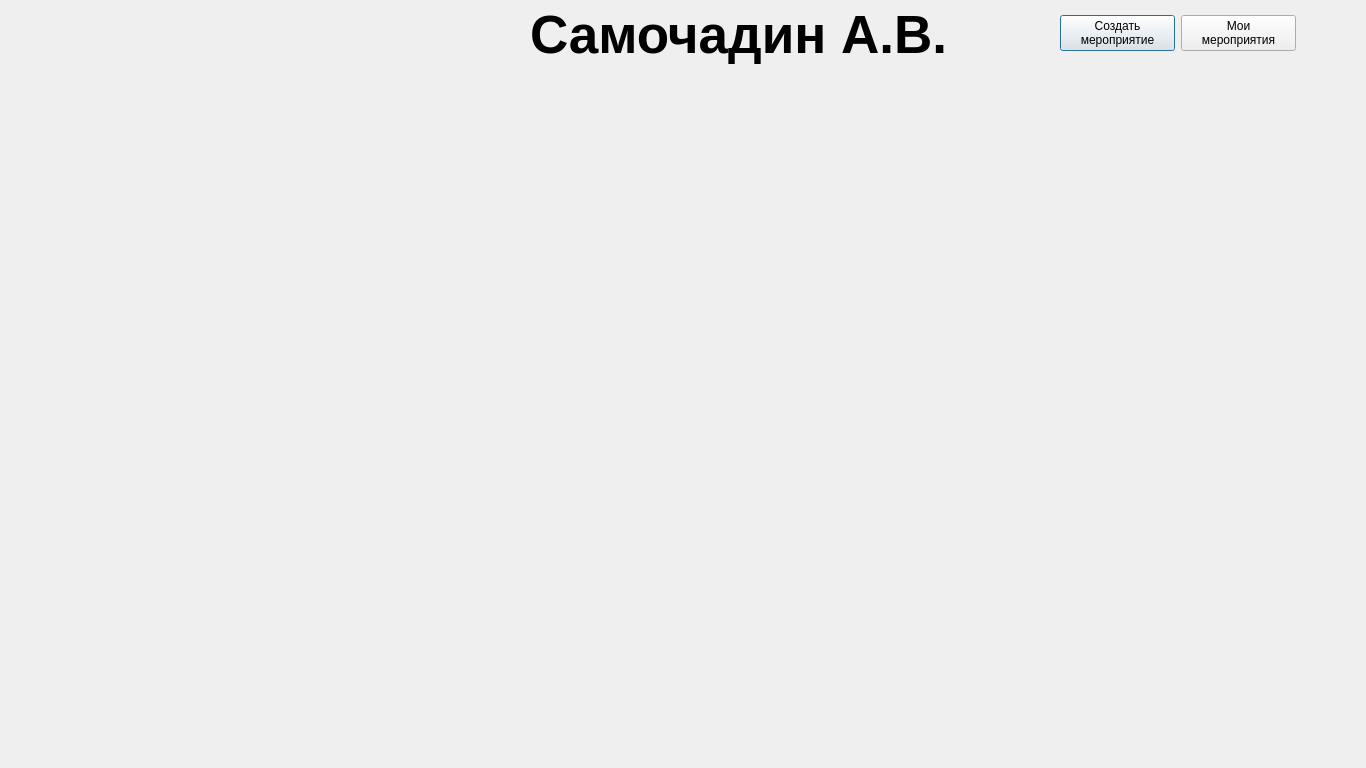
<?xml version="1.0" encoding="UTF-8"?>
<ui version="4.0">
 <class>samochadin_a_v</class>
 <widget class="QDialog" name="samochadin_a_v">
  <property name="geometry">
   <rect>
    <x>0</x>
    <y>0</y>
    <width>1366</width>
    <height>768</height>
   </rect>
  </property>
  <property name="windowTitle">
   <string>Samochadin_a_v</string>
  </property>
  <widget class="QLabel" name="label">
   <property name="geometry">
    <rect>
     <x>-50</x>
     <y>0</y>
     <width>1366</width>
     <height>768</height>
    </rect>
   </property>
   <property name="text">
    <string/>
   </property>
  </widget>
  <widget class="QLabel" name="label_2">
   <property name="geometry">
    <rect>
     <x>530</x>
     <y>0</y>
     <width>421</width>
     <height>71</height>
    </rect>
   </property>
   <property name="font">
    <font>
     <pointsize>40</pointsize>
     <weight>75</weight>
     <bold>true</bold>
    </font>
   </property>
   <property name="text">
    <string>&lt;html&gt;&lt;head/&gt;&lt;body&gt;&lt;p&gt;&lt;span style=&quot; color:#000000;&quot;&gt;Самочадин А.В.&lt;/span&gt;&lt;/p&gt;&lt;/body&gt;&lt;/html&gt;</string>
   </property>
  </widget>
  <widget class="QWidget" name="">
   <property name="geometry">
    <rect>
     <x>1060</x>
     <y>10</y>
     <width>236</width>
     <height>46</height>
    </rect>
   </property>
   <layout class="QHBoxLayout" name="horizontalLayout">
    <item>
     <widget class="QPushButton" name="pushButton">
      <property name="text">
       <string>Создать
мероприятие</string>
      </property>
     </widget>
    </item>
    <item>
     <widget class="QPushButton" name="pushButton_2">
      <property name="text">
       <string>Мои
мероприятия</string>
      </property>
     </widget>
    </item>
   </layout>
  </widget>
 </widget>
 <resources/>
 <connections/>
</ui>
